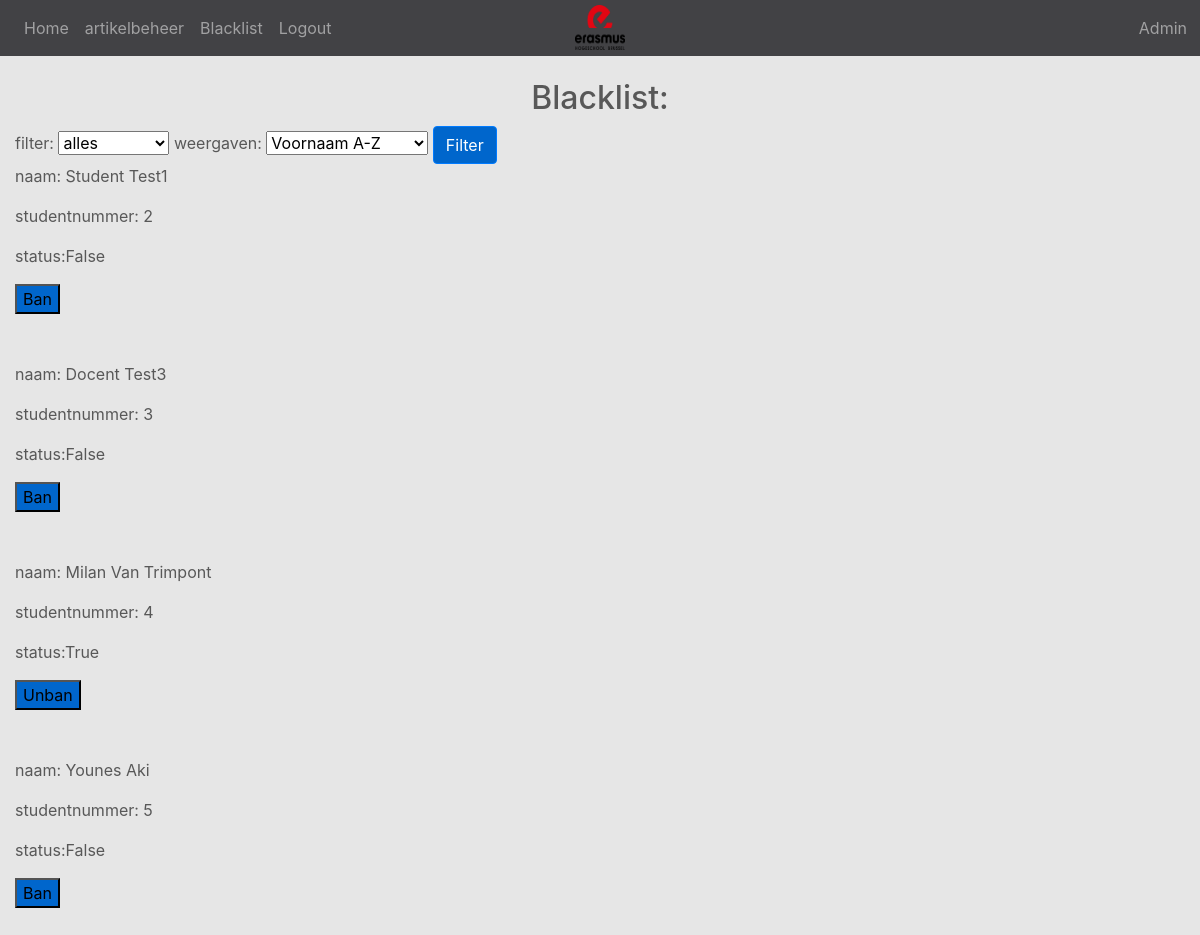
The page /adminblacklist (signed in) on the database its author committed.
### website/models.py (models this page shows)
class User(db.Model, UserMixin):
    id = db.Column(db.Integer, primary_key=True)
    email = db.Column(db.String(150), unique=True)
    password = db.Column(db.String(150))
    first_name = db.Column(db.String(150))
    last_name = db.Column(db.String(150))
    type_id = db.Column(db.Integer)
    blacklisted = db.Column(db.Boolean, default=False)
    reden_blacklist = db.Column(db.Text)
    warning = db.Column(db.Integer, default=0)
    blacklist_end_date = db.Column(db.DateTime, nullable=True)
    reserveringen = db.relationship('Artikel')

### website/views.py (the view, shortened to what this page needs)
@views.route('/adminblacklist', methods=['GET', 'POST'])
@login_required
def admin_blacklist():
    if current_user.type_id == 1:
        query = User.query
        filter_option = request.form.get('filter')
        if filter_option == 'all':
            query = User.query
        elif filter_option == 'banned':
            query = query.filter_by(blacklisted=True)
        elif filter_option == 'niet_banned':
            query = query.filter_by(blacklisted=False)
        weergaven = request.form.get('weergaven')
        if weergaven == 'voornaam_az':
            query = query.order_by(User.first_name)
        elif weergaven == 'voornaam_za':
            query = query.order_by(User.first_name.desc())
        elif weergaven == 'naam_az':
            query = query.order_by(User.last_name)
        elif weergaven == 'naam_za':
            query = query.order_by(User.last_name.desc())
        elif weergaven == 'studentnummer_laag_hoog':
            query = query.order_by(User.id)
        elif weergaven == 'studentnummer_hoog_laag':
            query = query.order_by(User.id.desc())
        users = query.all()
        return render_template("adminblacklist.html", user=current_user, users=users)

### website/__init__.py (called while the page is built)
def create_app():
    app = Flask(__name__)
    app.config['SECRET_KEY'] = 'programmingproject'
    app.config['SQLALCHEMY_DATABASE_URI'] = f'sqlite:///{DB_NAME}'
    app.config['UPLOAD_FOLDER'] = UPLOAD_FOLDER
    db.init_app(app)
    from .views import views
    from .auth import auth
    app.register_blueprint(views, url_prefix='/')
    app.register_blueprint(auth, url_prefix='/')
    from .models import User, Artikel, Uitlening
    login_manager = LoginManager()
    login_manager.login_view = 'auth.login'
    login_manager.init_app(app)
    @login_manager.user_loader
    def load_user(id):
        return User.query.get(int(id))
    check_telaat(app, Uitlening, Artikel, User)
    return app

### website/templates/adminblacklist.html (shortened to what this page needs)
{% extends "base.html" %} {% block title %}Home{% endblock %} {% block content
%}
<main class="main">
<body>
  <h2>Blacklist:</h2>
  <section class="blacklist_filter">
    <form method="POST">
      <label for="filter">filter:</label>
      <select id="filter" name="filter">
        <option name="blacklisted" value="all">alles</option>
      </select>
      <label for="weergaven">weergaven:</label>
      <select id="weergaven" name="weergaven">
        <option name="blacklisted" value="voornaam_az">Voornaam A-Z</option>
      </select>
      <button type="submit" value="sorteer" class="btn btn-primary">Filter</button>
    </form>
  </section>
  <section class="blacklist">
    {% for user in users %}
    {% if user.type_id in [2, 3] %}
      <div class="user">
        <div class="left-column">
        <p>naam: {{ user.first_name }} {{ user.last_name }}</p>
        <p>studentnummer: {{ user.id }}</p>
        </div>
        <div class="right-column">
        <p>status:{{ user.blacklisted }}</p>
        {% if user.blacklisted %}
        <form method="POST">
        <button type="submit" name="form_name" value="unban">Unban</button>
        </form>
        {% else %}
        <form method="POST">
        <button type="submit" name="form_name" value="ban">Ban</button>
        </form>
        {% endif %}
        <br><br>
      </div>
      </div>
      {% endif %}
    {% endfor %}
  </section>
</main>
</body>
{% endblock %}

### website/templates/base.html (shortened to what this page needs)
<!DOCTYPE html>
<head lang="en">
<link rel="stylesheet" href="https://stackpath.bootstrapcdn.com/bootstrap/4.3.1/css/bootstrap.min.css">
<link rel="stylesheet" href="https://cdn.jsdelivr.net/npm/bootstrap-icons@1.3.0/font/bootstrap-icons.css">
<link href="https://cdnjs.cloudflare.com/ajax/libs/dropzone/5.7.0/dropzone.min.css" rel="stylesheet">
<link rel="stylesheet" href="https://cdnjs.cloudflare.com/ajax/libs/font-awesome/5.15.3/css/all.min.css"><link rel="stylesheet" href="https://cdn.jsdelivr.net/npm/flatpickr/dist/flatpickr.min.css">
<link rel="stylesheet" href="{{ url_for('static', filename='style.css') }}">
<link href="https://fonts.cdnfonts.com/css/sf-pro-display" rel="stylesheet">
</head>
<body>
  <nav class="navbar navbar-expand-lg navbar-dark bg-dark">
    <div class="collapse navbar-collapse" id="navbar">
      <div class="navbar-nav">
        {% if user.is_authenticated %}
        <a class="nav-item nav-link" id="home" href="/">Home</a>
        {% if user.type_id==1 %}
        <a class="nav-item nav-link" id="artikelbeheer" href="/adminartikels">artikelbeheer</a>
        <a class="nav-item nav-link" id="blacklist" href="/adminblacklist">Blacklist</a>
        {% endif %}
        <a class="nav-item nav-link" id="logout" href="/logout">Logout</a>
        {% else %}
        <a class="nav-item nav-link" id="login" href="/login">Login</a>
        <a class="nav-item nav-link" id="signUp" href="/sign-up">Sign Up</a>
        {% endif %}
      </div>
    </div>
    <img
        src="{{ url_for('static', filename='images/ehblogo.png') }}"
        alt="logo"
        width="50"
        height="45"
        id="logo"
        >
    <div  id="usernav">
      <div class="navbar-nav usernav">
        {% if user.is_authenticated %}
          <a class="nav-item nav-link" id="user" href="/">{{ current_user.first_name }}</a>
        {% endif %}
      </div>
  </nav>
  <div class="container">
    {% block content %} {% endblock %}
</body>

### website/static/style.css (style rules this page uses)
body { font-family: "SF Pro Display", sans-serif; color: rgb(88, 88, 88); background-color: #e6e6e6; }
.container { display: flex; flex-wrap: wrap; flex-direction: row; justify-content: space-between; min-width: 100%; }
button { background-color: #0066cc !important; transition: 0.15s ease-in-out; }
.main { min-width: 100%; }
h2 { text-align: center; margin-top: 2%; }
.navbar { background-color: #424245 !important; }
#usernav { position: absolute; right: 0; top: 1; margin-right: 5px; }
.usernav { display: flex; flex-direction: column; justify-content: center; }
#logo { position: absolute; top: 0; left: 50%; transform: translateX(-50%); margin-top: 5px; }

### rows shown on the page
User: first_name "Admin"
User: first_name "Student", last_name "Test1", id "2", blacklisted "False"
User: first_name "Docent", last_name "Test3", id "3", blacklisted "False"
User: first_name "Milan", last_name "Van Trimpont", id "4", blacklisted "True"
User: first_name "Younes", last_name "Aki", id "5", blacklisted "False"
